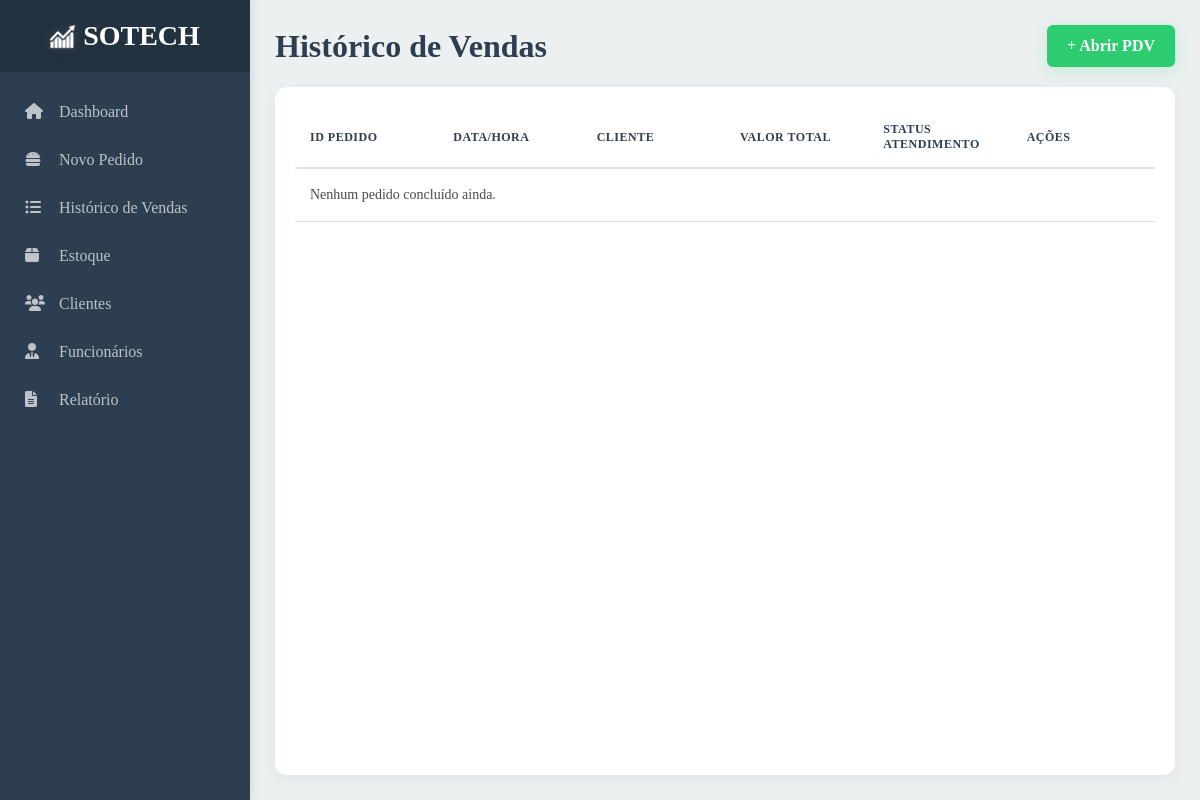
Page /historico/ (signed in) on the earlier database version.
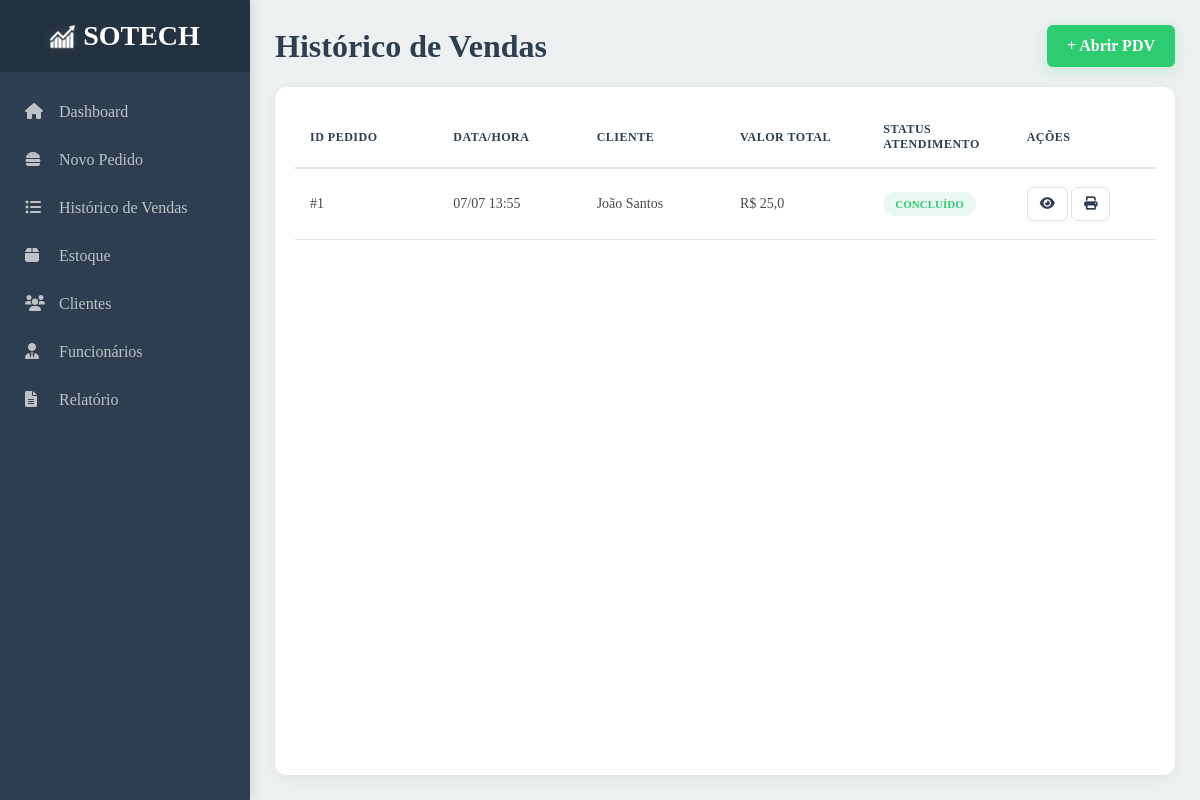
Same page on the later database version.
### core/models.py (models this page shows, shortened)
class Pedido(models.Model):
    STATUS_CHOICES = [
        ('pendente', 'Pendente'),
        ('preparando', 'Preparando'),
        ('concluido', 'Concluído'),
    ]
    data_hora_pedido = models.DateTimeField("Data e hora do pedido")
    valor_total = models.FloatField("Valor total")
    observacoes = models.CharField("Observações", max_length=200, blank=True, null=True)
    produtos = models.ManyToManyField(Produto)
    pagamento = models.ForeignKey(Pagamento, on_delete=models.PROTECT)
    cliente = models.ForeignKey(Cliente, on_delete=models.SET_NULL, null=True, blank=True)
    funcionario = models.ForeignKey(Funcionario, on_delete=models.SET_NULL, null=True, blank=True)
    status = models.CharField("Status", max_length=20, choices=STATUS_CHOICES, default='pendente')

class Cliente(models.Model):
    nome = models.CharField("Nome", max_length=50)
    endereco = models.CharField("Endereço", max_length=100, default="", blank=True)
    telefone = models.CharField("Telefone", max_length=16, default="")
    cadastro_completo = models.BooleanField("Cadastro completo", default=True)

### core/views.py (the view)
# urls.py: path('historico/',historico,name="historico"),
@login_required
def historico(request):
    pedidos = Pedido.objects.filter(status='concluido').order_by('-data_hora_pedido')
    return render(request, "html/historico.html", {"pedidos": pedidos})

### core/templates/html/historico.html (shortened to what this page needs)
{% extends 'base.html' %}
{% load static %}
{% block estilo %}
  <link rel="stylesheet" href="{% static 'style/style_historico.css' %}?{% now 'U' %}" />
{% endblock %}
{% block conteudo %}
  <main class="main-content orders-page-layout">
    <header class="list-header">
      <h1>Histórico de Vendas</h1>
      <a href="{% url 'pedido' %}" class="btn-new-order">+ Abrir PDV</a>
    </header>
    <div class="table-card">
      <table class="orders-table">
        <thead>
          <tr>
            <th>ID Pedido</th>
            <th>Data/Hora</th>
            <th>Cliente</th>
            <th>Valor Total</th>
            <th>Status Atendimento</th>
            <th>Ações</th>
          </tr>
        </thead>
        <tbody>
          {% for pedido in pedidos %}
            <tr>
              <td>#{{ pedido.id }}</td>
              <td>{{ pedido.data_hora_pedido|date:'d/m H:i' }}</td>
              <td>
                {% if pedido.cliente %}
                  {{ pedido.cliente.nome }}
                {% else %}
                  Consumidor Padrão
                {% endif %}
              </td>
              <td>R$ {{ pedido.valor_total }}</td>
              <td>
                <span class="badge-status">Concluído</span>
              </td>
              <td>
                <button class="btn-view"
                  data-pedido="#{{ pedido.id }}"
                  data-cliente="{% if pedido.cliente %}
                    {{ pedido.cliente.nome }}
                  {% else %}
                    Consumidor Padrão
                  {% endif %}"
                  data-data="{{ pedido.data_hora_pedido|date:'d/m H:i' }}"
                  data-valor="R$ {{ pedido.valor_total }}"
                  data-funcionario="{% if pedido.funcionario %}
                    {{ pedido.funcionario.username }}
                  {% else %}
                    Removido
                  {% endif %}"
                  data-pagamento="{{ pedido.pagamento.forma_de_pagamento }}"
                  data-observacao="{{ pedido.observacoes|default:'-' }}">
                  <i class="fas fa-eye"></i>
                </button>
                <button class="btn-print"><i class="fas fa-print"></i></button>
              </td>
            </tr>
          {% empty %}
            <tr>
              <td colspan="6">Nenhum pedido concluído ainda.</td>
            </tr>
          {% endfor %}
        </tbody>
      </table>
    </div>
  </main>
{% endblock %}

Differences in the rows shown:
added Pedido: id "1", data_hora_pedido "07/07 13:55", cliente.nome "João Santos", valor_total "25,0"
Other differences:
text no longer shown: "Nenhum pedido concluído ainda."
